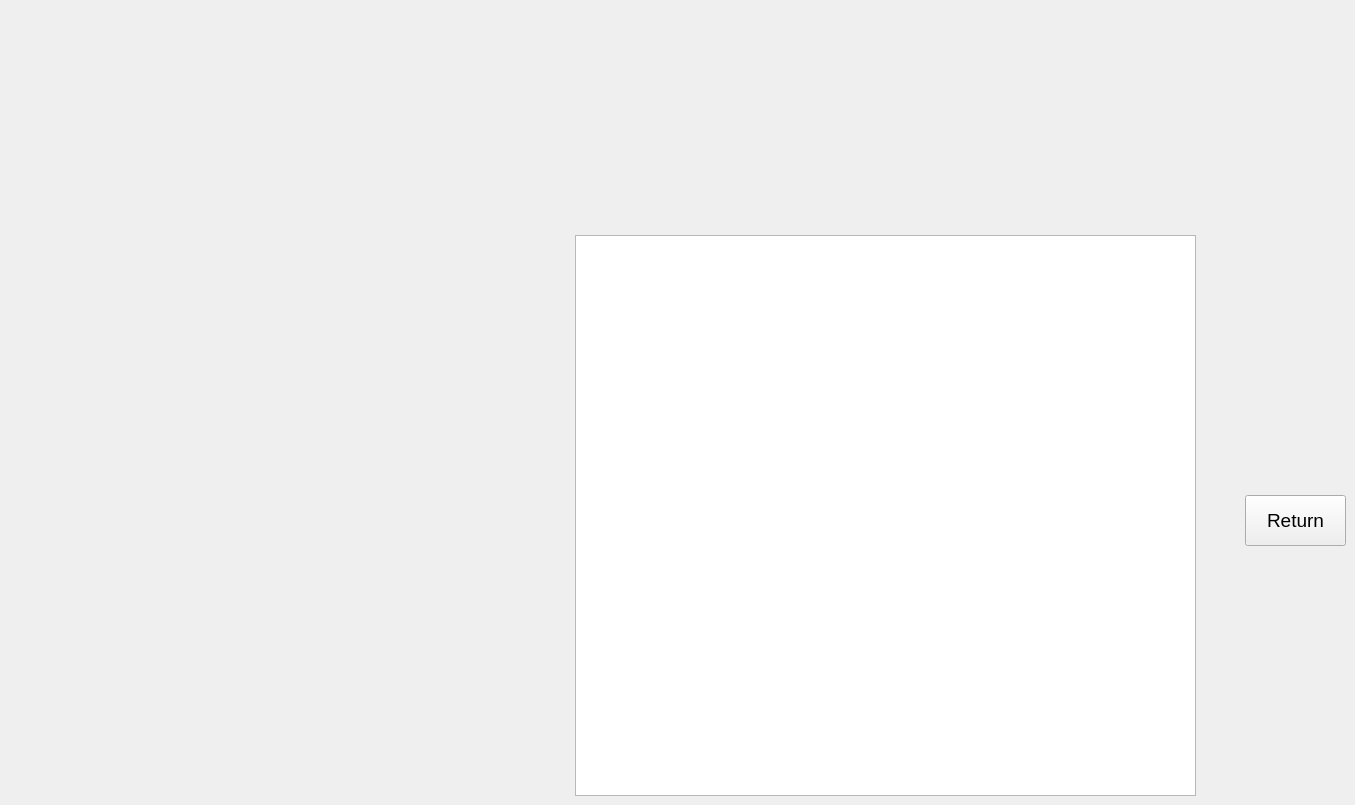
    <widget class="QWidget" name="pgCustomerSearchResults">
     <widget class="QWidget" name="widgetCustomerSearchResultsDP" native="true">
      <property name="geometry">
       <rect>
        <x>575</x>
        <y>235</y>
        <width>771</width>
        <height>561</height>
       </rect>
      </property>
      <widget class="QTableView" name="tableViewCSR">
       <property name="geometry">
        <rect>
         <x>0</x>
         <y>0</y>
         <width>621</width>
         <height>561</height>
        </rect>
       </property>
       <property name="font">
        <font>
         <pointsize>14</pointsize>
        </font>
       </property>
       <property name="cursor" stdset="0">
        <cursorShape>PointingHandCursor</cursorShape>
       </property>
       <property name="editTriggers">
        <set>QAbstractItemView::EditTrigger::NoEditTriggers</set>
       </property>
       <property name="showGrid">
        <bool>false</bool>
       </property>
       <attribute name="horizontalHeaderVisible">
        <bool>true</bool>
       </attribute>
       <attribute name="verticalHeaderVisible">
        <bool>false</bool>
       </attribute>
      </widget>
      <widget class="QPushButton" name="btnReturnCSR">
       <property name="geometry">
        <rect>
         <x>670</x>
         <y>260</y>
         <width>101</width>
         <height>51</height>
        </rect>
       </property>
       <property name="font">
        <font>
         <pointsize>14</pointsize>
        </font>
       </property>
       <property name="cursor">
        <cursorShape>PointingHandCursor</cursorShape>
       </property>
       <property name="text">
        <string>Return</string>
       </property>
       <property name="shortcut">
        <string>Esc</string>
       </property>
      </widget>
     </widget>
    </widget>
